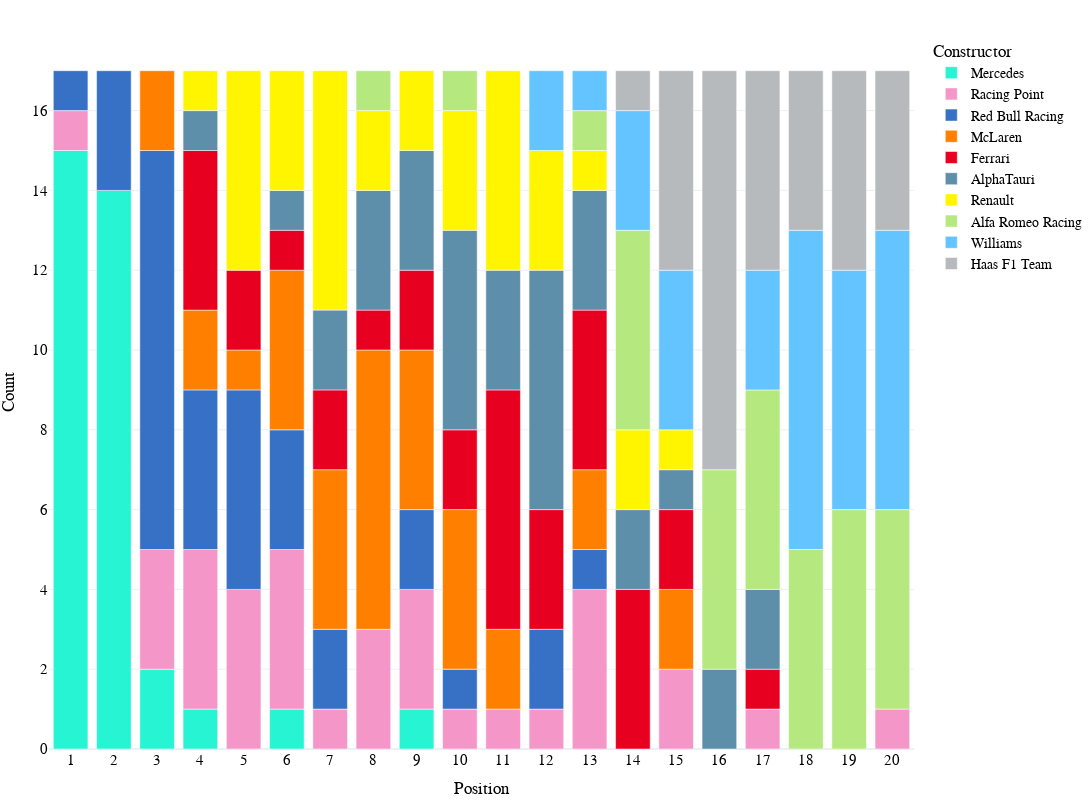

Here is the notebook cell this chart was saved with:
### Code cell
fig_team_qualy=px.bar(grouped_team_qualy, 
           x="Position", 
           y='Count', 
           color='Constructor',
        #    title="Race Position Counts By Team for the {} F1 Season".format(year),
           height=800, 
           width=1200, 
           template="plotly_white",
           color_discrete_map={
                 "Alpine": "#0093cc",
                 "Aston Martin": "#229971",
                 "Ferrari": "#E80020",
                 "Haas F1 Team": "#B6BABD",
                 "Kick Sauber": "#52e252",
                 "McLaren": "#FF8000",
                 "Mercedes": "#27F4D2",
                 "RB": "#6692FF",
                 "Red Bull Racing": "#3671C6",
                 "Williams": "#64C4FF" ,
                 "Alfa Romeo":"#C92D4B",
                 "AlphaTauri":"#5E8FAA",
                 "Racing Point":"#F596C8",
                 "Renault":"#FFF500",
                 "Toro Rosso":"#469bff",
                 "Force India":"#F596C8",
                 "Sauber":"#9B0000"
            },
            )

fig_team_qualy.update_layout(
    hoverlabel=dict(
        bgcolor="white",
        font_size=16,
        font_family="PT Sans Narrow"
    ),
    title_x=0.5,
    yaxis = dict(tickfont = dict(size=15)),
    xaxis = dict(tickfont = dict(size=15),
    tickmode = 'linear',
    tick0 = 1,
    dtick = 1),
    font=dict(
        family="PT Sans Narrow",
        size=14,
        color="Black"
    ),
    title_font_family="PT Sans Narrow",
    margin=dict(l=5, r=5, t=35, b=5),
)

# fig.update_traces(marker={'size': 12})

### Figure 1 — Plotly figure (JSON) as saved in the notebook; plotly's stock layout.template omitted (floating-point values rounded to 4 significant figures)
{"data": [{"alignmentgroup": "True", "hovertemplate": "Constructor=Mercedes<br>Position=%{x}<br>Count=%{y}<extra></extra>", "legendgroup": "Mercedes", "marker": {"color": "#27F4D2", "pattern": {"shape": ""}}, "name": "Mercedes", "offsetgroup": "Mercedes", "orientation": "v", "showlegend": true, "textposition": "auto", "type": "bar", "x": [1, 2, 3, 4, 6, 9], "xaxis": "x", "y": [15, 14, 2, 1, 1, 1], "yaxis": "y"}, {"alignmentgroup": "True", "hovertemplate": "Constructor=Racing Point<br>Position=%{x}<br>Count=%{y}<extra></extra>", "legendgroup": "Racing Point", "marker": {"color": "#F596C8", "pattern": {"shape": ""}}, "name": "Racing Point", "offsetgroup": "Racing Point", "orientation": "v", "showlegend": true, "textposition": "auto", "type": "bar", "x": [1, 3, 4, 5, 6, 7, 8, 9, 10, 11, 12, 13, 15, 17, 20], "xaxis": "x", "y": [1, 3, 4, 4, 4, 1, 3, 3, 1, 1, 1, 4, 2, 1, 1], "yaxis": "y"}, {"alignmentgroup": "True", "hovertemplate": "Constructor=Red Bull Racing<br>Position=%{x}<br>Count=%{y}<extra></extra>", "legendgroup": "Red Bull Racing", "marker": {"color": "#3671C6", "pattern": {"shape": ""}}, "name": "Red Bull Racing", "offsetgroup": "Red Bull Racing", "orientation": "v", "showlegend": true, "textposition": "auto", "type": "bar", "x": [1, 2, 3, 4, 5, 6, 7, 9, 10, 12, 13], "xaxis": "x", "y": [1, 3, 10, 4, 5, 3, 2, 2, 1, 2, 1], "yaxis": "y"}, {"alignmentgroup": "True", "hovertemplate": "Constructor=McLaren<br>Position=%{x}<br>Count=%{y}<extra></extra>", "legendgroup": "McLaren", "marker": {"color": "#FF8000", "pattern": {"shape": ""}}, "name": "McLaren", "offsetgroup": "McLaren", "orientation": "v", "showlegend": true, "textposition": "auto", "type": "bar", "x": [3, 4, 5, 6, 7, 8, 9, 10, 11, 13, 15], "xaxis": "x", "y": [2, 2, 1, 4, 4, 7, 4, 4, 2, 2, 2], "yaxis": "y"}, {"alignmentgroup": "True", "hovertemplate": "Constructor=Ferrari<br>Position=%{x}<br>Count=%{y}<extra></extra>", "legendgroup": "Ferrari", "marker": {"color": "#E80020", "pattern": {"shape": ""}}, "name": "Ferrari", "offsetgroup": "Ferrari", "orientation": "v", "showlegend": true, "textposition": "auto", "type": "bar", "x": [4, 5, 6, 7, 8, 9, 10, 11, 12, 13, 14, 15, 17], "xaxis": "x", "y": [4, 2, 1, 2, 1, 2, 2, 6, 3, 4, 4, 2, 1], "yaxis": "y"}, {"alignmentgroup": "True", "hovertemplate": "Constructor=AlphaTauri<br>Position=%{x}<br>Count=%{y}<extra></extra>", "legendgroup": "AlphaTauri", "marker": {"color": "#5E8FAA", "pattern": {"shape": ""}}, "name": "AlphaTauri", "offsetgroup": "AlphaTauri", "orientation": "v", "showlegend": true, "textposition": "auto", "type": "bar", "x": [4, 6, 7, 8, 9, 10, 11, 12, 13, 14, 15, 16, 17], "xaxis": "x", "y": [1, 1, 2, 3, 3, 5, 3, 6, 3, 2, 1, 2, 2], "yaxis": "y"}, {"alignmentgroup": "True", "hovertemplate": "Constructor=Renault<br>Position=%{x}<br>Count=%{y}<extra></extra>", "legendgroup": "Renault", "marker": {"color": "#FFF500", "pattern": {"shape": ""}}, "name": "Renault", "offsetgroup": "Renault", "orientation": "v", "showlegend": true, "textposition": "auto", "type": "bar", "x": [4, 5, 6, 7, 8, 9, 10, 11, 12, 13, 14, 15], "xaxis": "x", "y": [1, 5, 3, 6, 2, 2, 3, 5, 3, 1, 2, 1], "yaxis": "y"}, {"alignmentgroup": "True", "hovertemplate": "Constructor=Alfa Romeo Racing<br>Position=%{x}<br>Count=%{y}<extra></extra>", "legendgroup": "Alfa Romeo Racing", "marker": {"color": "#B6E880", "pattern": {"shape": ""}}, "name": "Alfa Romeo Racing", "offsetgroup": "Alfa Romeo Racing", "orientation": "v", "showlegend": true, "textposition": "auto", "type": "bar", "x": [8, 10, 13, 14, 16, 17, 18, 19, 20], "xaxis": "x", "y": [1, 1, 1, 5, 5, 5, 5, 6, 5], "yaxis": "y"}, {"alignmentgroup": "True", "hovertemplate": "Constructor=Williams<br>Position=%{x}<br>Count=%{y}<extra></extra>", "legendgroup": "Williams", "marker": {"color": "#64C4FF", "pattern": {"shape": ""}}, "name": "Williams", "offsetgroup": "Williams", "orientation": "v", "showlegend": true, "textposition": "auto", "type": "bar", "x": [12, 13, 14, 15, 17, 18, 19, 20], "xaxis": "x", "y": [2, 1, 3, 4, 3, 8, 6, 7], "yaxis": "y"}, {"alignmentgroup": "True", "hovertemplate": "Constructor=Haas F1 Team<br>Position=%{x}<br>Count=%{y}<extra></extra>", "legendgroup": "Haas F1 Team", "marker": {"color": "#B6BABD", "pattern": {"shape": ""}}, "name": "Haas F1 Team", "offsetgroup": "Haas F1 Team", "orientation": "v", "showlegend": true, "textposition": "auto", "type": "bar", "x": [14, 15, 16, 17, 18, 19, 20], "xaxis": "x", "y": [1, 5, 10, 5, 4, 5, 4], "yaxis": "y"}], "layout": {"barmode": "relative", "font": {"color": "Black", "family": "PT Sans Narrow", "size": 14}, "height": 800, "hoverlabel": {"bgcolor": "white", "font": {"family": "PT Sans Narrow", "size": 16}}, "legend": {"title": {"text": "Constructor"}, "tracegroupgap": 0}, "margin": {"b": 5, "l": 5, "r": 5, "t": 35}, "title": {"font": {"family": "PT Sans Narrow"}, "x": 0.5}, "width": 1200, "xaxis": {"anchor": "y", "domain": [0, 1], "dtick": 1, "tick0": 1, "tickfont": {"size": 15}, "tickmode": "linear", "title": {"text": "Position"}}, "yaxis": {"anchor": "x", "domain": [0, 1], "tickfont": {"size": 15}, "title": {"text": "Count"}}}}
